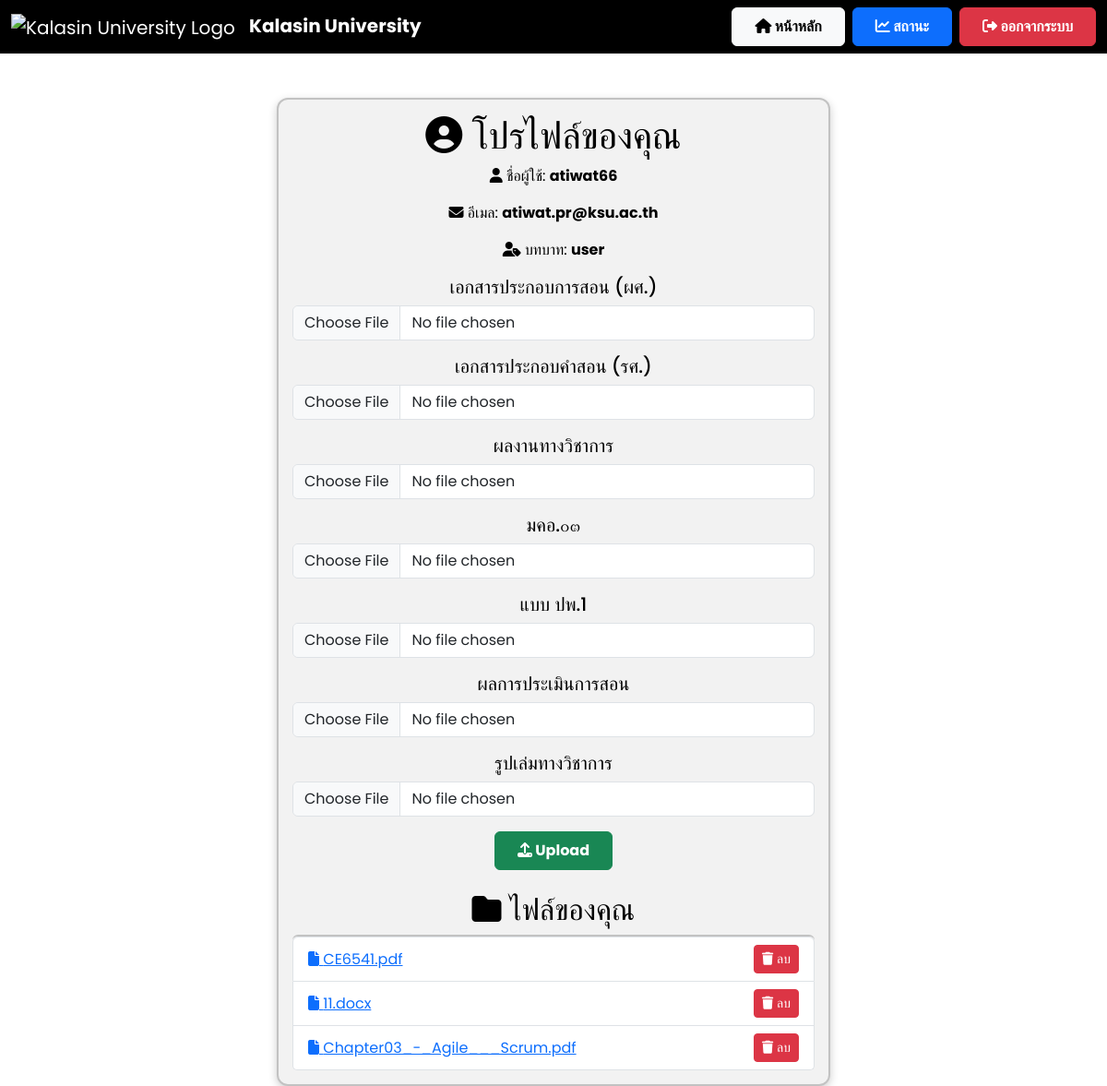
The app's page /profile (signed in), older data.
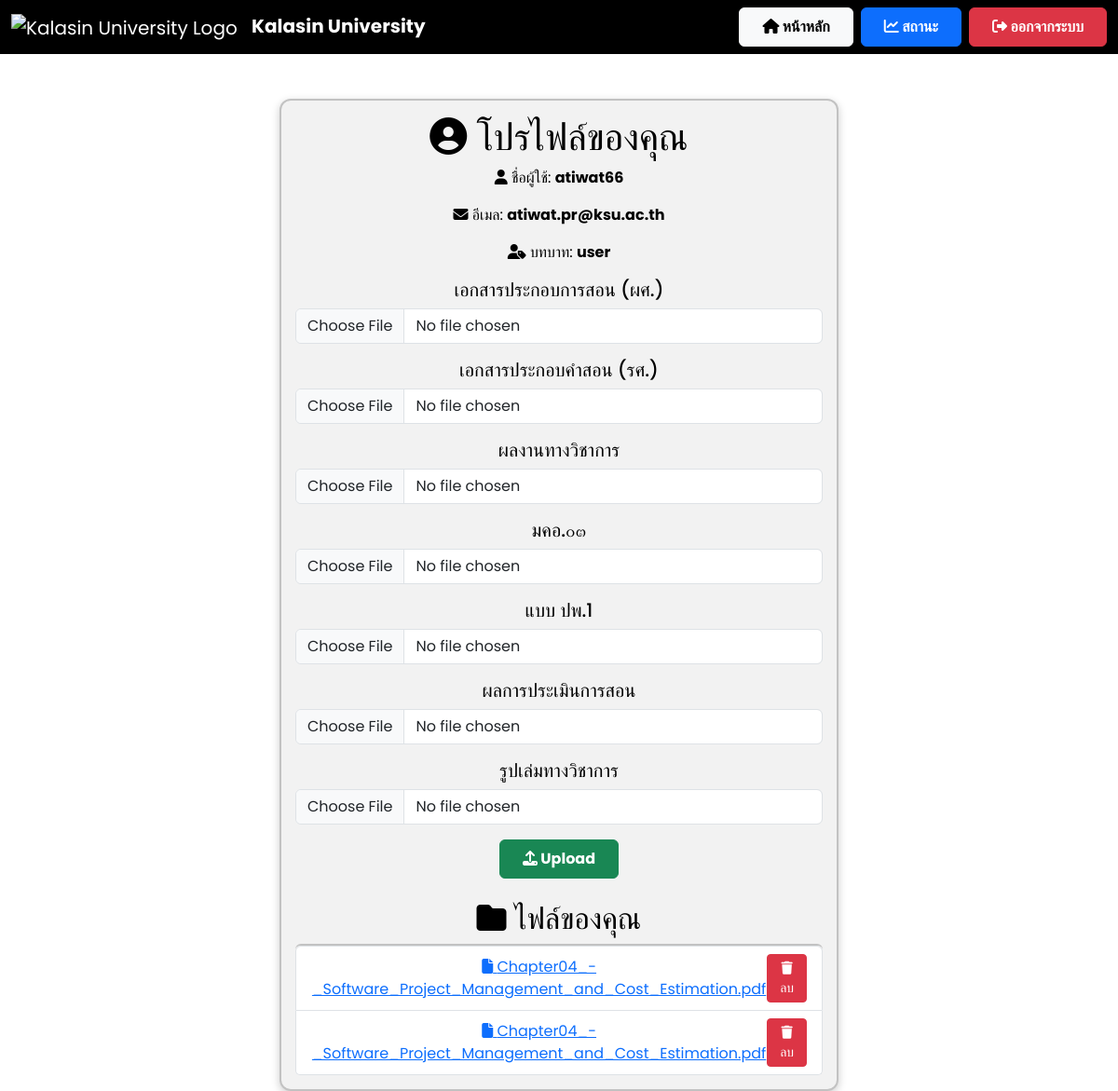
The same page, newer data.
### app.py (models this page shows)
class File(db.Model):
    id = db.Column(db.Integer, primary_key=True)
    filename = db.Column(db.String(255), nullable=False)
    file_path = db.Column(db.String(255), nullable=True)  # ✅ เพิ่มฟิลด์นี้
    status = db.Column(db.String(50), nullable=False, default="รอตรวจสอบ")
    comment = db.Column(db.Text, nullable=True)
    user_id = db.Column(db.Integer, db.ForeignKey('user.id'), nullable=False)

### app.py (the view)
@app.route('/profile')
def profile():
    if 'user_id' not in session:
        return redirect(url_for('login'))
    user = User.query.get(session['user_id'])
    files = File.query.filter_by(user_id=user.id).all()
    return render_template('profile.html', username=user.username, email=user.email, role=user.role, files=files)

### templates/profile.html (shortened to what the changed rows need)
<!DOCTYPE html>
<html lang="th">
<head>
    <link href="https://cdn.jsdelivr.net/npm/bootstrap@5.3.3/dist/css/bootstrap.min.css" rel="stylesheet">
    <link rel="stylesheet" href="https://cdnjs.cloudflare.com/ajax/libs/font-awesome/6.4.2/css/all.min.css">
</head>
<body>
    <div class="container mt-5">
        <div class="card text-center">
            <h1><i class="fas fa-user-circle"></i> โปรไฟล์ของคุณ</h1>
            <h2 class="mt-4"><i class="fas fa-folder"></i> ไฟล์ของคุณ</h2>
            <ul class="list-group">
                {% for file in files %}
                <li class="list-group-item d-flex justify-content-between align-items-center">
                    <a href="{{ url_for('view_file', filename=file.filename) }}" target="_blank">
                        <i class="fas fa-file"></i> {{ file.filename }}
                    </a>
                    <a href="{{ url_for('delete_file', file_id=file.id) }}" class="btn btn-danger btn-sm">
                        <i class="fas fa-trash"></i> ลบ
                    </a>
                </li>
                {% endfor %}
            </ul>
        </div>
    </div>
</body>
</html>

Row changes from the older to the newer data that the page shows:
removed File: filename "11.docx"
removed File: filename "Chapter03_-_Agile___Scrum.pdf"
changed File (number 1 of 2 on the later page): filename "CE6541.pdf" → "Chapter04_-_Software_Project_Management_and_Cost_Estimation.pdf"
added File: filename "Chapter04_-_Software_Project_Management_and_Cost_Estimation.pdf"
